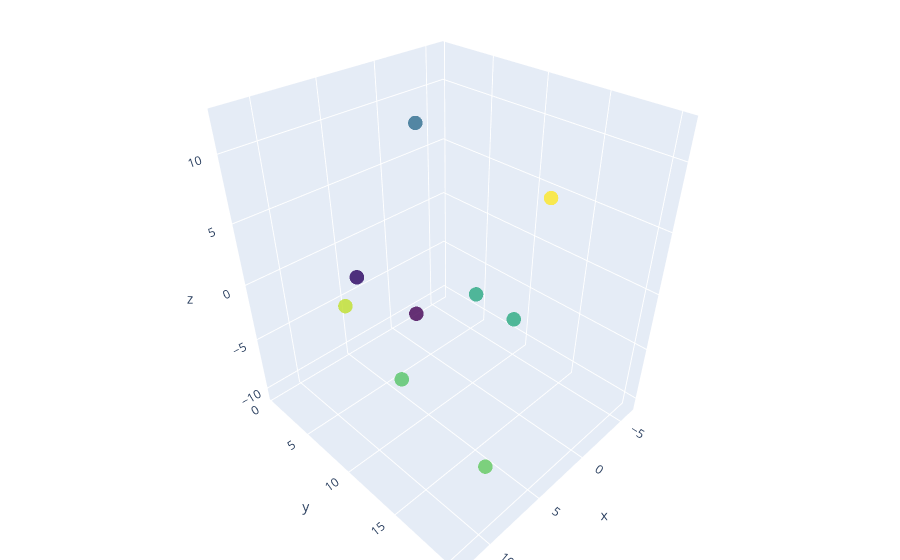

Notebook code cell kept with this figure:
### Code cell
# S curve
X_swiss_roll, y_swiss_roll = make_swiss_roll(n_samples=n_samples, random_state=seed)

# Init fig
fig = go.Figure(data=[go.Scatter3d(
    x=X_swiss_roll[:,0],
    y=X_swiss_roll[:,1],
    z=X_swiss_roll[:,2],
    mode='markers',
    marker=dict(
        size=5,
        color=y_swiss_roll,                # set color to an array/list of desired values
        colorscale='Viridis',   # choose a colorscale
        opacity=0.8
    )
)])

# tight layout
fig.update_layout(margin=dict(l=0, r=0, b=0, t=0))
fig.show()

### Figure 1 — Plotly figure (JSON) as saved in the notebook; plotly's stock layout.template omitted (floating-point values rounded to 4 significant figures)
{"data": [{"marker": {"color": [8.242, 13.67, 11.61, 10.35, 6.183, 6.183, 5.26, 12.88, 10.38, 11.39], "colorscale": [[0, "#440154"], [0.1111, "#482878"], [0.2222, "#3e4989"], [0.3333, "#31688e"], [0.4444, "#26828e"], [0.5556, "#1f9e89"], [0.6667, "#35b779"], [0.7778, "#6ece58"], [0.8889, "#b5de2b"], [1, "#fde725"]], "opacity": 0.8, "size": 5}, "mode": "markers", "type": "scatter3d", "x": [-3.121, 6.125, 6.706, -6.192, 6.152, 6.151, 2.738, 12.26, -6.011, 4.331], "y": [0.4323, 20.37, 17.48, 4.459, 3.818, 3.851, 6.389, 11.02, 9.071, 6.116], "z": [7.629, 12.22, -9.479, -8.299, -0.6194, -0.6208, -4.491, 3.922, -8.459, -10.53]}], "layout": {"margin": {"b": 0, "l": 0, "r": 0, "t": 0}}}
